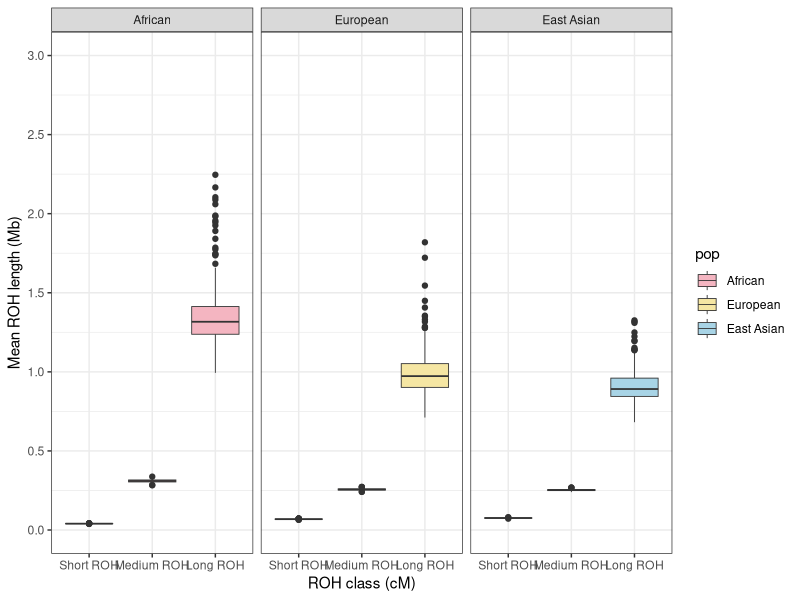
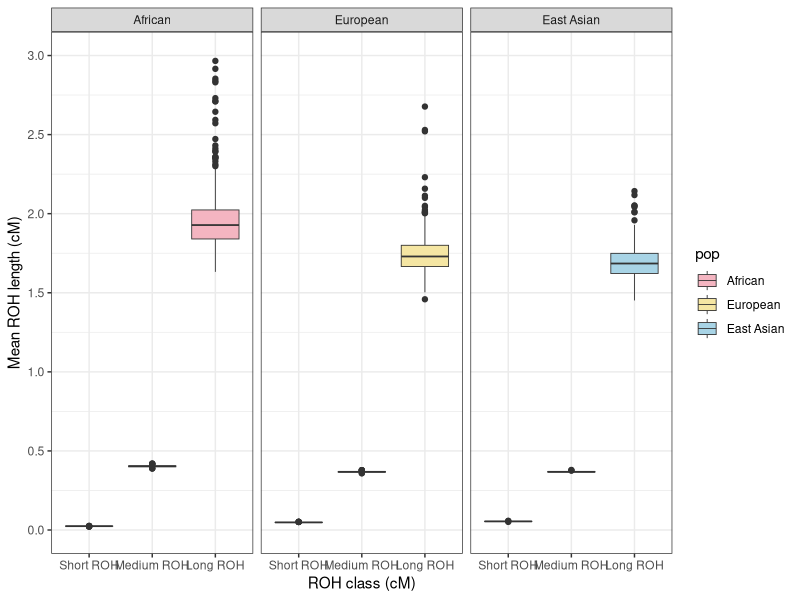

Write the R code that produced these figures, in order.
library(tidyverse)

df <- read.csv("Mb_length_in_cM_class.csv") %>%
  mutate(
    class = case_when(
      class == "A" ~ "Short ROH",
      class == "B" ~ "Medium ROH",
      class == "C" ~ "Long ROH",
      TRUE ~ class
    ),
    class = factor(class, levels = c("Short ROH", "Medium ROH", "Long ROH")),
    pop = case_when(
      pop == "p1" ~ "African",
      pop == "p2" ~ "European",
      pop == "p3" ~ "East Asian",
      TRUE ~ pop
    ),
    pop = factor(pop, levels = c("African", "European", "East Asian"))
  )
pop_colors <- c("African" = "#F4B5C1", "European" = "#F5E6A3", "East Asian" = "#A8D4E6")


p1 = ggplot(df, aes(x = class, y = length_Mb, fill = pop)) +
  geom_boxplot(linewidth = 0.3) +
  facet_wrap(~ pop) +
  scale_fill_manual(values = pop_colors)+
  labs(x = "ROH class (cM)", y = "Mean ROH length (Mb)") +
  scale_y_continuous(limits = c(0, 3.0), breaks = seq(0, 3.0, 0.5))+
  theme_bw()

p2 = ggplot(df, aes(x = class, y = length_cM, fill = pop)) +
  geom_boxplot(linewidth = 0.3) +
  facet_wrap(~ pop) +
  scale_fill_manual(values = pop_colors)+
  labs(x = "ROH class (cM)", y = "Mean ROH length (cM)") +
  scale_y_continuous(limits = c(0, 3.0), breaks = seq(0, 3.0, 0.5))+
  theme_bw()

ggsave("Mb_length_in_cM_class_boxplot.pdf", plot = p1, width = 10, height = 4)
ggsave("cM_length_in_cM_class_boxplot.pdf", plot = p2, width = 10, height = 4)
